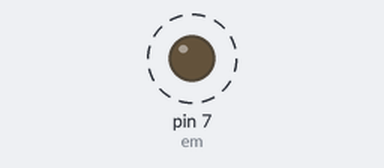
Recording of a sketch running on a simulated Arduino Uno, built with avr-gcc and run on an emulated ATmega328P. On the bench: output pins drawn as LEDs (lit = HIGH). Dashed ring = blinking.

Above: at 0.2 s.
Timing chart, 0 to 3.0 s (numbered marks = the images above):
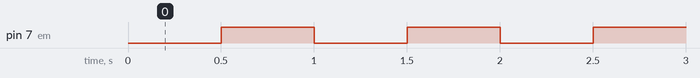

Measured:
- by itself, pin 7 (em): alternates HIGH for 0.50 s and LOW for 0.50 s

The sketch:

3_1_test_EM.ino
```cpp
int em = 7;
void setup() {
  // put your setup code here, to run once:
  pinMode(em, OUTPUT);
}

void loop() {
  // put your main code here, to run repeatedly:
  digitalWrite(em ,LOW);
  delay(500);
  digitalWrite(em, HIGH);
  delay(500);
}
```
